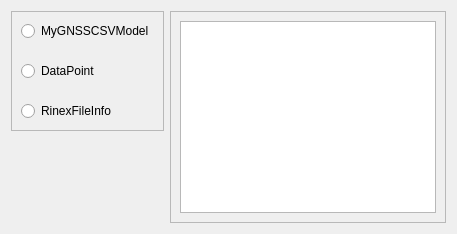
            <widget class="QWidget" name="page">
             <layout class="QHBoxLayout" name="horizontalLayout_3">
              <item alignment="Qt::AlignmentFlag::AlignLeft|Qt::AlignmentFlag::AlignTop">
               <widget class="QFrame" name="frame">
                <property name="minimumSize">
                 <size>
                  <width>0</width>
                  <height>100</height>
                 </size>
                </property>
                <property name="frameShape">
                 <enum>QFrame::Shape::StyledPanel</enum>
                </property>
                <property name="frameShadow">
                 <enum>QFrame::Shadow::Raised</enum>
                </property>
                <layout class="QVBoxLayout" name="verticalLayout_5">
                 <item>
                  <widget class="QRadioButton" name="GNSSRdo">
                   <property name="text">
                    <string>MyGNSSCSVModel</string>
                   </property>
                  </widget>
                 </item>
                 <item>
                  <spacer name="verticalSpacer_4">
                   <property name="orientation">
                    <enum>Qt::Orientation::Vertical</enum>
                   </property>
                   <property name="sizeHint" stdset="0">
                    <size>
                     <width>20</width>
                     <height>14</height>
                    </size>
                   </property>
                  </spacer>
                 </item>
                 <item>
                  <widget class="QRadioButton" name="DataPointRdo">
                   <property name="text">
                    <string>DataPoint</string>
                   </property>
                  </widget>
                 </item>
                 <item>
                  <spacer name="verticalSpacer_5">
                   <property name="orientation">
                    <enum>Qt::Orientation::Vertical</enum>
                   </property>
                   <property name="sizeHint" stdset="0">
                    <size>
                     <width>20</width>
                     <height>14</height>
                    </size>
                   </property>
                  </spacer>
                 </item>
                 <item>
                  <widget class="QRadioButton" name="RinexRdo">
                   <property name="text">
                    <string>RinexFileInfo</string>
                   </property>
                  </widget>
                 </item>
                </layout>
               </widget>
              </item>
              <item>
               <widget class="QFrame" name="frame_3">
                <property name="sizePolicy">
                 <sizepolicy hsizetype="Expanding" vsizetype="Preferred">
                  <horstretch>0</horstretch>
                  <verstretch>0</verstretch>
                 </sizepolicy>
                </property>
                <property name="frameShape">
                 <enum>QFrame::Shape::StyledPanel</enum>
                </property>
                <property name="frameShadow">
                 <enum>QFrame::Shadow::Raised</enum>
                </property>
                <layout class="QHBoxLayout" name="horizontalLayout_4">
                 <item>
                  <widget class="QTextEdit" name="classTxt">
                   <property name="font">
                    <font>
                     <family>新宋体</family>
                     <pointsize>12</pointsize>
                     <kerning>true</kerning>
                    </font>
                   </property>
                   <property name="html">
                    <string>&lt;!DOCTYPE HTML PUBLIC &quot;-//W3C//DTD HTML 4.0//EN&quot; &quot;http://www.w3.org/TR/REC-html40/strict.dtd&quot;&gt;
&lt;html&gt;&lt;head&gt;&lt;meta name=&quot;qrichtext&quot; content=&quot;1&quot; /&gt;&lt;meta charset=&quot;utf-8&quot; /&gt;&lt;style type=&quot;text/css&quot;&gt;
p, li { white-space: pre-wrap; }
hr { height: 1px; border-width: 0; }
li.unchecked::marker { content: &quot;\2610&quot;; }
li.checked::marker { content: &quot;\2612&quot;; }
&lt;/style&gt;&lt;/head&gt;&lt;body style=&quot; font-family:'新宋体'; font-size:12pt; font-weight:400; font-style:normal;&quot;&gt;
&lt;p style=&quot;-qt-paragraph-type:empty; margin-top:0px; margin-bottom:0px; margin-left:0px; margin-right:0px; -qt-block-indent:0; text-indent:0px;&quot;&gt;&lt;br /&gt;&lt;/p&gt;&lt;/body&gt;&lt;/html&gt;</string>
                   </property>
                  </widget>
                 </item>
                </layout>
               </widget>
              </item>
             </layout>
            </widget>
